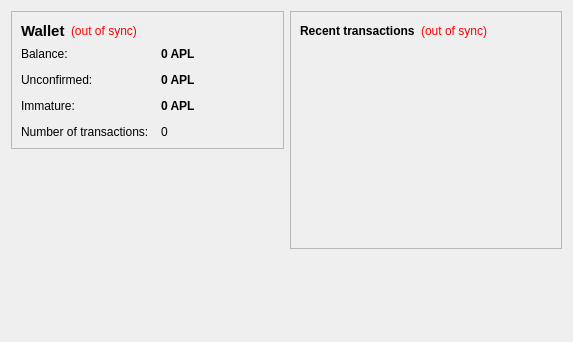
<?xml version="1.0" encoding="UTF-8"?>
<ui version="4.0">
 <class>OverviewPage</class>
 <widget class="QWidget" name="OverviewPage">
  <property name="geometry">
   <rect>
    <x>0</x>
    <y>0</y>
    <width>573</width>
    <height>342</height>
   </rect>
  </property>
  <property name="windowTitle">
   <string>Form</string>
  </property>
  <layout class="QHBoxLayout" name="horizontalLayout" stretch="1,1">
   <item>
    <layout class="QVBoxLayout" name="verticalLayout_2">
     <item>
      <widget class="QFrame" name="frame">
       <property name="frameShape">
        <enum>QFrame::StyledPanel</enum>
       </property>
       <property name="frameShadow">
        <enum>QFrame::Raised</enum>
       </property>
       <layout class="QVBoxLayout" name="verticalLayout_4">
        <item>
         <layout class="QHBoxLayout" name="horizontalLayout_4">
          <item>
           <widget class="QLabel" name="label_5">
            <property name="font">
             <font>
              <pointsize>11</pointsize>
              <weight>75</weight>
              <bold>true</bold>
             </font>
            </property>
            <property name="text">
             <string>Wallet</string>
            </property>
           </widget>
          </item>
          <item>
           <widget class="QLabel" name="labelWalletStatus">
            <property name="toolTip">
             <string>The displayed information may be out of date. Your wallet automatically synchronizes with the Apollocoin network after a connection is established, but this process has not completed yet.</string>
            </property>
            <property name="styleSheet">
             <string notr="true">QLabel { color: red; }</string>
            </property>
            <property name="text">
             <string notr="true">(out of sync)</string>
            </property>
            <property name="alignment">
             <set>Qt::AlignLeading|Qt::AlignLeft|Qt::AlignVCenter</set>
            </property>
           </widget>
          </item>
          <item>
           <spacer name="horizontalSpacer_2">
            <property name="orientation">
             <enum>Qt::Horizontal</enum>
            </property>
            <property name="sizeHint" stdset="0">
             <size>
              <width>40</width>
              <height>20</height>
             </size>
            </property>
           </spacer>
          </item>
         </layout>
        </item>
        <item>
         <layout class="QFormLayout" name="formLayout_2">
          <property name="fieldGrowthPolicy">
           <enum>QFormLayout::AllNonFixedFieldsGrow</enum>
          </property>
          <property name="horizontalSpacing">
           <number>12</number>
          </property>
          <property name="verticalSpacing">
           <number>12</number>
          </property>
          <item row="0" column="0">
           <widget class="QLabel" name="label">
            <property name="text">
             <string>Balance:</string>
            </property>
           </widget>
          </item>
          <item row="0" column="1">
           <widget class="QLabel" name="labelBalance">
            <property name="font">
             <font>
              <weight>75</weight>
              <bold>true</bold>
             </font>
            </property>
            <property name="cursor">
             <cursorShape>IBeamCursor</cursorShape>
            </property>
            <property name="toolTip">
             <string>Your current balance</string>
            </property>
            <property name="text">
             <string notr="true">0 APL</string>
            </property>
            <property name="textInteractionFlags">
             <set>Qt::LinksAccessibleByMouse|Qt::TextSelectableByKeyboard|Qt::TextSelectableByMouse</set>
            </property>
           </widget>
          </item>
          <item row="1" column="0">
           <widget class="QLabel" name="label_3">
            <property name="text">
             <string>Unconfirmed:</string>
            </property>
           </widget>
          </item>
          <item row="1" column="1">
           <widget class="QLabel" name="labelUnconfirmed">
            <property name="font">
             <font>
              <weight>75</weight>
              <bold>true</bold>
             </font>
            </property>
            <property name="cursor">
             <cursorShape>IBeamCursor</cursorShape>
            </property>
            <property name="toolTip">
             <string>Total of transactions that have yet to be confirmed, and do not yet count toward the current balance</string>
            </property>
            <property name="text">
             <string notr="true">0 APL</string>
            </property>
            <property name="textInteractionFlags">
             <set>Qt::LinksAccessibleByMouse|Qt::TextSelectableByKeyboard|Qt::TextSelectableByMouse</set>
            </property>
           </widget>
          </item>
          <item row="3" column="0">
           <widget class="QLabel" name="label_2">
            <property name="text">
             <string>Number of transactions:</string>
            </property>
           </widget>
          </item>
          <item row="3" column="1">
           <widget class="QLabel" name="labelNumTransactions">
            <property name="toolTip">
             <string>Total number of transactions in wallet</string>
            </property>
            <property name="text">
             <string notr="true">0</string>
            </property>
           </widget>
          </item>
          <item row="2" column="0">
           <widget class="QLabel" name="labelImmatureText">
            <property name="text">
             <string>Immature:</string>
            </property>
           </widget>
          </item>
          <item row="2" column="1">
           <widget class="QLabel" name="labelImmature">
            <property name="font">
             <font>
              <weight>75</weight>
              <bold>true</bold>
             </font>
            </property>
            <property name="toolTip">
             <string>Mined balance that has not yet matured</string>
            </property>
            <property name="text">
             <string notr="true">0 APL</string>
            </property>
            <property name="textInteractionFlags">
             <set>Qt::LinksAccessibleByMouse|Qt::TextSelectableByKeyboard|Qt::TextSelectableByMouse</set>
            </property>
           </widget>
          </item>
         </layout>
        </item>
       </layout>
      </widget>
     </item>
     <item>
      <spacer name="verticalSpacer">
       <property name="orientation">
        <enum>Qt::Vertical</enum>
       </property>
       <property name="sizeHint" stdset="0">
        <size>
         <width>20</width>
         <height>40</height>
        </size>
       </property>
      </spacer>
     </item>
    </layout>
   </item>
   <item>
    <layout class="QVBoxLayout" name="verticalLayout_3">
     <item>
      <widget class="QFrame" name="frame_2">
       <property name="frameShape">
        <enum>QFrame::StyledPanel</enum>
       </property>
       <property name="frameShadow">
        <enum>QFrame::Raised</enum>
       </property>
       <layout class="QVBoxLayout" name="verticalLayout">
        <item>
         <layout class="QHBoxLayout" name="horizontalLayout_2">
          <item>
           <widget class="QLabel" name="label_4">
            <property name="text">
             <string>&lt;b&gt;Recent transactions&lt;/b&gt;</string>
            </property>
           </widget>
          </item>
          <item>
           <widget class="QLabel" name="labelTransactionsStatus">
            <property name="toolTip">
             <string>The displayed information may be out of date. Your wallet automatically synchronizes with the Apollocoin network after a connection is established, but this process has not completed yet.</string>
            </property>
            <property name="styleSheet">
             <string notr="true">QLabel { color: red; }</string>
            </property>
            <property name="text">
             <string notr="true">(out of sync)</string>
            </property>
            <property name="alignment">
             <set>Qt::AlignRight|Qt::AlignTrailing|Qt::AlignVCenter</set>
            </property>
           </widget>
          </item>
          <item>
           <spacer name="horizontalSpacer">
            <property name="orientation">
             <enum>Qt::Horizontal</enum>
            </property>
            <property name="sizeHint" stdset="0">
             <size>
              <width>40</width>
              <height>20</height>
             </size>
            </property>
           </spacer>
          </item>
         </layout>
        </item>
        <item>
         <widget class="QListView" name="listTransactions">
          <property name="styleSheet">
           <string notr="true">QListView { background: transparent; }</string>
          </property>
          <property name="frameShape">
           <enum>QFrame::NoFrame</enum>
          </property>
          <property name="verticalScrollBarPolicy">
           <enum>Qt::ScrollBarAlwaysOff</enum>
          </property>
          <property name="horizontalScrollBarPolicy">
           <enum>Qt::ScrollBarAlwaysOff</enum>
          </property>
          <property name="selectionMode">
           <enum>QAbstractItemView::NoSelection</enum>
          </property>
         </widget>
        </item>
       </layout>
      </widget>
     </item>
     <item>
      <spacer name="verticalSpacer_2">
       <property name="orientation">
        <enum>Qt::Vertical</enum>
       </property>
       <property name="sizeHint" stdset="0">
        <size>
         <width>20</width>
         <height>40</height>
        </size>
       </property>
      </spacer>
     </item>
    </layout>
   </item>
  </layout>
 </widget>
 <resources/>
 <connections/>
</ui>
